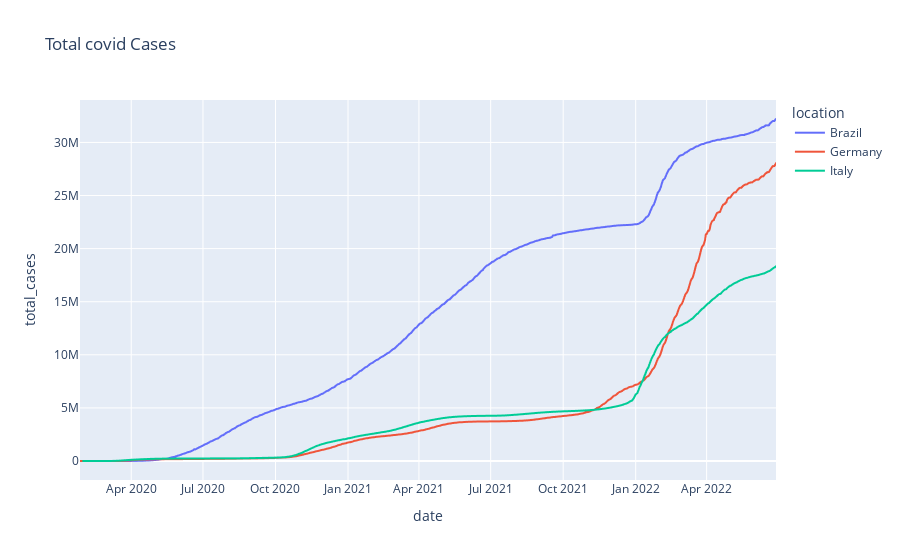

The notebook cell this image was saved under:
### Markdown cell above
# Plotting the data
we are going to plot the graph using plotly library

### Code cell
# from plotly website directly, replace with code from class
import plotly.express as px

fig = px.line(df_intermediate, x="date", y="total_cases", color='location', title='Total covid Cases')
fig.show()

### Figure 1 — Plotly figure (JSON) as saved in the notebook; plotly's stock layout.template omitted (floating-point values rounded to 4 significant figures; data arrays with more than 128 entries replaced by an {"elided": "..."} marker saying what was removed)
{"data": [{"hovertemplate": "location=Brazil<br>date=%{x}<br>total_cases=%{y}<extra></extra>", "legendgroup": "Brazil", "line": {"color": "#636efa", "dash": "solid"}, "marker": {"symbol": "circle"}, "mode": "lines", "name": "Brazil", "showlegend": true, "type": "scattergl", "x": {"elided": "854 str values"}, "xaxis": "x", "y": {"elided": "854 int values"}, "yaxis": "y"}, {"hovertemplate": "location=Germany<br>date=%{x}<br>total_cases=%{y}<extra></extra>", "legendgroup": "Germany", "line": {"color": "#EF553B", "dash": "solid"}, "marker": {"symbol": "circle"}, "mode": "lines", "name": "Germany", "showlegend": true, "type": "scattergl", "x": {"elided": "884 str values"}, "xaxis": "x", "y": {"elided": "884 int values"}, "yaxis": "y"}, {"hovertemplate": "location=Italy<br>date=%{x}<br>total_cases=%{y}<extra></extra>", "legendgroup": "Italy", "line": {"color": "#00cc96", "dash": "solid"}, "marker": {"symbol": "circle"}, "mode": "lines", "name": "Italy", "showlegend": true, "type": "scattergl", "x": {"elided": "880 str values"}, "xaxis": "x", "y": {"elided": "880 int values"}, "yaxis": "y"}], "layout": {"legend": {"title": {"text": "location"}, "tracegroupgap": 0}, "title": {"text": "Total covid Cases"}, "xaxis": {"anchor": "y", "domain": [0, 1], "title": {"text": "date"}}, "yaxis": {"anchor": "x", "domain": [0, 1], "title": {"text": "total_cases"}}}}
